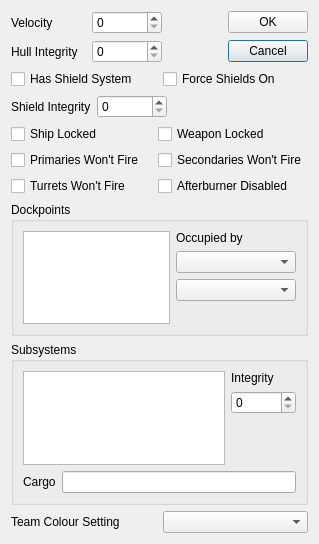
<?xml version="1.0" encoding="UTF-8"?>
<ui version="4.0">
 <class>fso::fred::dialogs::ShipInitialStatusDialog</class>
 <widget class="QDialog" name="fso::fred::dialogs::ShipInitialStatusDialog">
  <property name="geometry">
   <rect>
    <x>0</x>
    <y>0</y>
    <width>319</width>
    <height>544</height>
   </rect>
  </property>
  <property name="windowTitle">
   <string>Initial Status Editor</string>
  </property>
  <property name="modal">
   <bool>true</bool>
  </property>
  <layout class="QVBoxLayout" name="verticalLayout">
   <item>
    <layout class="QGridLayout" name="topGrid">
     <item row="0" column="0" alignment="Qt::AlignRight">
      <widget class="QLabel" name="velocityLabel">
       <property name="minimumSize">
        <size>
         <width>75</width>
         <height>0</height>
        </size>
       </property>
       <property name="text">
        <string>Velocity</string>
       </property>
      </widget>
     </item>
     <item row="1" column="1">
      <widget class="QSpinBox" name="hullSpinBox">
       <property name="minimumSize">
        <size>
         <width>70</width>
         <height>0</height>
        </size>
       </property>
       <property name="toolTip">
        <string>&lt;html&gt;&lt;head/&gt;&lt;body&gt;&lt;p&gt;% of hits remaning&lt;/p&gt;&lt;/body&gt;&lt;/html&gt;</string>
       </property>
       <property name="maximum">
        <number>100</number>
       </property>
      </widget>
     </item>
     <item row="1" column="3">
      <widget class="QPushButton" name="cancelPushButton">
       <property name="text">
        <string>Cancel</string>
       </property>
      </widget>
     </item>
     <item row="1" column="2">
      <spacer name="horizontalSpacer_4">
       <property name="orientation">
        <enum>Qt::Horizontal</enum>
       </property>
       <property name="sizeHint" stdset="0">
        <size>
         <width>40</width>
         <height>20</height>
        </size>
       </property>
      </spacer>
     </item>
     <item row="0" column="1">
      <widget class="QSpinBox" name="velocitySpinBox">
       <property name="minimumSize">
        <size>
         <width>70</width>
         <height>0</height>
        </size>
       </property>
       <property name="toolTip">
        <string>&lt;html&gt;&lt;head/&gt;&lt;body&gt;&lt;p&gt;The Ships starting % of the ships speed&lt;/p&gt;&lt;/body&gt;&lt;/html&gt;</string>
       </property>
       <property name="maximum">
        <number>100</number>
       </property>
      </widget>
     </item>
     <item row="0" column="2">
      <spacer name="horizontalSpacer_2">
       <property name="orientation">
        <enum>Qt::Horizontal</enum>
       </property>
       <property name="sizeHint" stdset="0">
        <size>
         <width>40</width>
         <height>20</height>
        </size>
       </property>
      </spacer>
     </item>
     <item row="0" column="3">
      <widget class="QPushButton" name="okPushButton">
       <property name="text">
        <string>OK</string>
       </property>
      </widget>
     </item>
     <item row="1" column="0" alignment="Qt::AlignRight">
      <widget class="QLabel" name="hullLabel">
       <property name="minimumSize">
        <size>
         <width>75</width>
         <height>0</height>
        </size>
       </property>
       <property name="text">
        <string>Hull Integrity</string>
       </property>
      </widget>
     </item>
    </layout>
   </item>
   <item>
    <layout class="QHBoxLayout" name="shieldFlagsLayout">
     <item>
      <widget class="fso::fred::ShipFlagCheckbox" name="hasShieldCheckBox">
       <property name="toolTip">
        <string>&lt;html&gt;&lt;head/&gt;&lt;body&gt;&lt;p&gt;Sets whether the ship has a shield&lt;/p&gt;&lt;/body&gt;&lt;/html&gt;</string>
       </property>
       <property name="text">
        <string>Has Shield System</string>
       </property>
      </widget>
     </item>
     <item>
      <widget class="fso::fred::ShipFlagCheckbox" name="forceShieldsCheckBox">
       <property name="toolTip">
        <string>&lt;html&gt;&lt;head/&gt;&lt;body&gt;&lt;p&gt;/?/?/?&lt;/p&gt;&lt;/body&gt;&lt;/html&gt;</string>
       </property>
       <property name="text">
        <string>Force Shields On</string>
       </property>
      </widget>
     </item>
    </layout>
   </item>
   <item>
    <layout class="QHBoxLayout" name="shieldLayout">
     <item alignment="Qt::AlignRight">
      <widget class="QLabel" name="shieldHullLabel">
       <property name="text">
        <string>Shield Integrity</string>
       </property>
      </widget>
     </item>
     <item>
      <widget class="QSpinBox" name="shieldHullSpinBox">
       <property name="minimumSize">
        <size>
         <width>70</width>
         <height>0</height>
        </size>
       </property>
       <property name="toolTip">
        <string>&lt;html&gt;&lt;head/&gt;&lt;body&gt;&lt;p&gt;% of shield strength remaining&lt;/p&gt;&lt;/body&gt;&lt;/html&gt;</string>
       </property>
       <property name="maximum">
        <number>100</number>
       </property>
      </widget>
     </item>
     <item>
      <spacer name="shieldSpacer">
       <property name="orientation">
        <enum>Qt::Horizontal</enum>
       </property>
       <property name="sizeHint" stdset="0">
        <size>
         <width>40</width>
         <height>20</height>
        </size>
       </property>
      </spacer>
     </item>
    </layout>
   </item>
   <item>
    <layout class="QGridLayout" name="lockLayout">
     <item row="1" column="1">
      <widget class="fso::fred::ShipFlagCheckbox" name="secondaryLockCheckBox">
       <property name="text">
        <string>Secondaries Won't Fire</string>
       </property>
      </widget>
     </item>
     <item row="0" column="1">
      <widget class="fso::fred::ShipFlagCheckbox" name="weaponLockCheckBox">
       <property name="toolTip">
        <string>&lt;html&gt;&lt;head/&gt;&lt;body&gt;&lt;p&gt;Weapons can't be changed on loadout screen&lt;/p&gt;&lt;/body&gt;&lt;/html&gt;</string>
       </property>
       <property name="text">
        <string>Weapon Locked</string>
       </property>
      </widget>
     </item>
     <item row="0" column="0">
      <widget class="fso::fred::ShipFlagCheckbox" name="shipLockCheckBox">
       <property name="toolTip">
        <string>&lt;html&gt;&lt;head/&gt;&lt;body&gt;&lt;p&gt;Ship can't be changed on loadout screen&lt;/p&gt;&lt;/body&gt;&lt;/html&gt;</string>
       </property>
       <property name="text">
        <string>Ship Locked</string>
       </property>
      </widget>
     </item>
     <item row="1" column="0">
      <widget class="fso::fred::ShipFlagCheckbox" name="primaryLockCheckBox">
       <property name="text">
        <string>Primaries Won't Fire</string>
       </property>
      </widget>
     </item>
     <item row="2" column="0">
      <widget class="fso::fred::ShipFlagCheckbox" name="turretLockCheckBox">
       <property name="text">
        <string>Turrets Won't Fire</string>
       </property>
      </widget>
     </item>
     <item row="2" column="1">
      <widget class="fso::fred::ShipFlagCheckbox" name="afterburnerLockCheckBox">
       <property name="text">
        <string>Afterburner Disabled</string>
       </property>
      </widget>
     </item>
    </layout>
   </item>
   <item>
    <widget class="QGroupBox" name="dockpointGroupBox">
     <property name="title">
      <string>Dockpoints</string>
     </property>
     <layout class="QHBoxLayout" name="horizontalLayout_5" stretch="0,1">
      <item>
       <widget class="QListWidget" name="dockpointList">
        <property name="editTriggers">
         <set>QAbstractItemView::NoEditTriggers</set>
        </property>
       </widget>
      </item>
      <item>
       <layout class="QVBoxLayout" name="dockpointVerticalLayout" stretch="0,1,1,0">
        <item>
         <widget class="QLabel" name="dockeeLabel">
          <property name="text">
           <string>Occupied by</string>
          </property>
         </widget>
        </item>
        <item>
         <widget class="QComboBox" name="dockeeComboBox">
          <property name="sizePolicy">
           <sizepolicy hsizetype="Minimum" vsizetype="Fixed">
            <horstretch>0</horstretch>
            <verstretch>0</verstretch>
           </sizepolicy>
          </property>
          <property name="minimumSize">
           <size>
            <width>120</width>
            <height>0</height>
           </size>
          </property>
         </widget>
        </item>
        <item>
         <widget class="QComboBox" name="dockeePointComboBox">
          <property name="sizePolicy">
           <sizepolicy hsizetype="Minimum" vsizetype="Fixed">
            <horstretch>0</horstretch>
            <verstretch>0</verstretch>
           </sizepolicy>
          </property>
         </widget>
        </item>
        <item>
         <spacer name="dockSpacer">
          <property name="orientation">
           <enum>Qt::Vertical</enum>
          </property>
          <property name="sizeHint" stdset="0">
           <size>
            <width>20</width>
            <height>40</height>
           </size>
          </property>
         </spacer>
        </item>
       </layout>
      </item>
     </layout>
    </widget>
   </item>
   <item>
    <widget class="QGroupBox" name="subsystemGroupBox">
     <property name="title">
      <string>Subsystems</string>
     </property>
     <layout class="QVBoxLayout" name="verticalLayout_3">
      <item>
       <layout class="QHBoxLayout" name="subsytemTopLayout">
        <item>
         <widget class="QListWidget" name="subsystemList"/>
        </item>
        <item>
         <layout class="QVBoxLayout" name="subsytemTopLeftLayout">
          <item>
           <widget class="QLabel" name="integrityLabel">
            <property name="text">
             <string>Integrity</string>
            </property>
           </widget>
          </item>
          <item>
           <widget class="QSpinBox" name="subIntegritySpinBox">
            <property name="sizePolicy">
             <sizepolicy hsizetype="Preferred" vsizetype="Fixed">
              <horstretch>0</horstretch>
              <verstretch>0</verstretch>
             </sizepolicy>
            </property>
            <property name="minimumSize">
             <size>
              <width>65</width>
              <height>0</height>
             </size>
            </property>
            <property name="maximum">
             <number>100</number>
            </property>
           </widget>
          </item>
          <item>
           <spacer name="SubsystemSpacer">
            <property name="orientation">
             <enum>Qt::Vertical</enum>
            </property>
            <property name="sizeHint" stdset="0">
             <size>
              <width>20</width>
              <height>40</height>
             </size>
            </property>
           </spacer>
          </item>
         </layout>
        </item>
       </layout>
      </item>
      <item>
       <layout class="QHBoxLayout" name="cargoLayout">
        <item>
         <widget class="QLabel" name="cargoLabel">
          <property name="text">
           <string>Cargo</string>
          </property>
         </widget>
        </item>
        <item>
         <widget class="QLineEdit" name="cargoEdit">
          <property name="toolTip">
           <string>&lt;html&gt;&lt;head/&gt;&lt;body&gt;&lt;p&gt;Set the subsytems cargo&lt;/p&gt;&lt;/body&gt;&lt;/html&gt;</string>
          </property>
         </widget>
        </item>
       </layout>
      </item>
     </layout>
    </widget>
   </item>
   <item>
    <layout class="QHBoxLayout" name="colourLayout">
     <item>
      <widget class="QLabel" name="colourLabel">
       <property name="text">
        <string>Team Colour Setting</string>
       </property>
      </widget>
     </item>
     <item>
      <widget class="QComboBox" name="colourComboBox"/>
     </item>
    </layout>
   </item>
  </layout>
 </widget>
 <customwidgets>
  <customwidget>
   <class>fso::fred::ShipFlagCheckbox</class>
   <extends>QCheckBox</extends>
   <header>ui/widgets/ShipFlagCheckbox.h</header>
  </customwidget>
 </customwidgets>
 <resources>
  <include location="../resources/resources.qrc"/>
 </resources>
 <connections>
  <connection>
   <sender>okPushButton</sender>
   <signal>clicked()</signal>
   <receiver>fso::fred::dialogs::ShipInitialStatusDialog</receiver>
   <slot>accept()</slot>
   <hints>
    <hint type="sourcelabel">
     <x>278</x>
     <y>565</y>
    </hint>
    <hint type="destinationlabel">
     <x>251</x>
     <y>509</y>
    </hint>
   </hints>
  </connection>
 </connections>
</ui>
